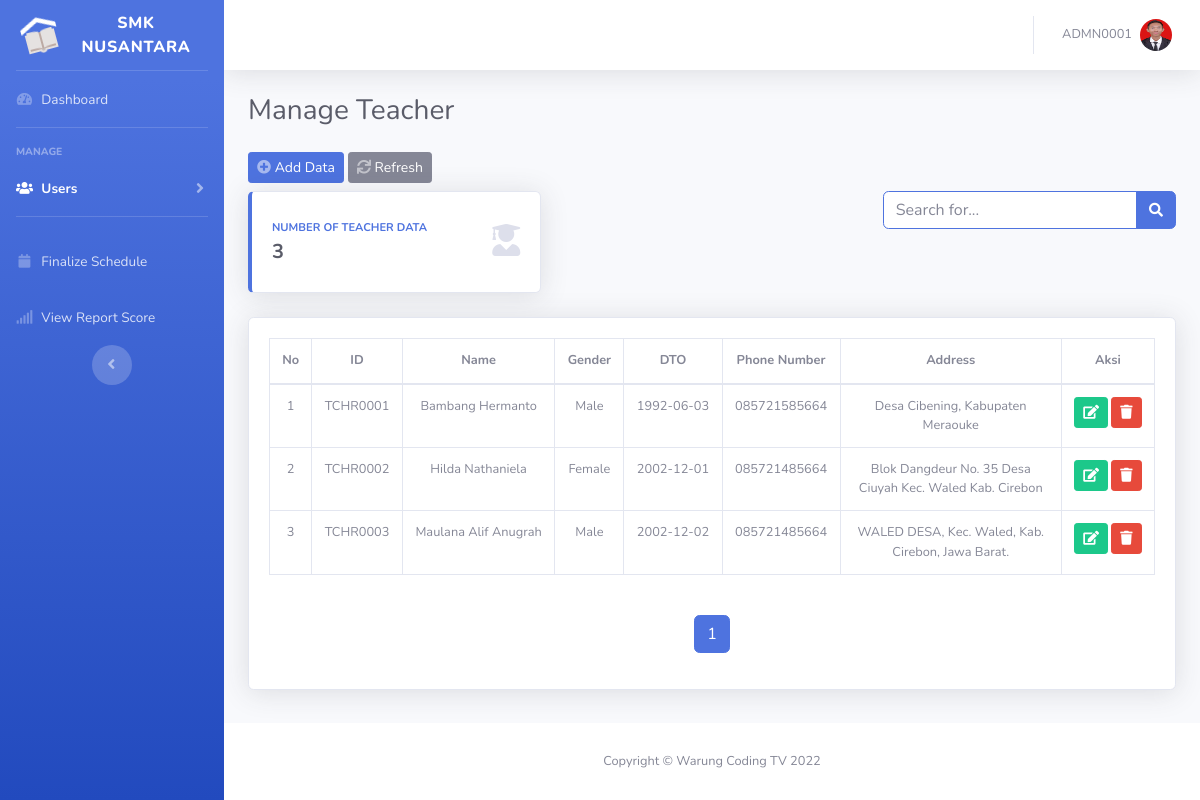
Screenshot of /admin/?menu=manage_teacher (signed in) with the database file from the repository.
### tables this page shows
CREATE TABLE `tbl_user` (
  `username` varchar(8) NOT NULL,
  `password` varchar(10) NOT NULL,
  `Name` varchar(50) DEFAULT NULL,
  `Photo` varchar(100) DEFAULT NULL,
  `role` enum('admin','teacher','student','') NOT NULL
);

CREATE TABLE `tbl_teacher` (
  `TeacherID` varchar(8) NOT NULL,
  `Username` varchar(8) DEFAULT NULL,
  `Name` varchar(50) NOT NULL,
  `PhoneNumber` varchar(12) NOT NULL,
  `DateOfBirth` date NOT NULL,
  `Gender` varchar(7) NOT NULL,
  `Address` varchar(100) NOT NULL
);

### admin/menu/manage_teacher.php (the view, shortened to what this page needs)
<?php
$qjumlah = mysqli_query($koneksi, "SELECT * FROM tbl_teacher");
$jumlah = mysqli_num_rows($qjumlah);
?>
<div class="d-sm-flex align-items-center justify-content-between mb-4">
    <h1 class="h3 mb-0 text-gray-800">Manage Teacher</h1>
</div>
<a href="?menu=add_teacher" class="btn btn-sm btn-primary mb-2">
    <span class="icon text-white-50">
        <i class="fas fa-plus-circle"></i>
    </span>
    Add Data
</a>
<a href="?menu=manage_teacher" class="btn btn-sm btn-secondary mb-2">
    <span class="icon text-white-50">
        <i class="fas fa-sync"></i>
    </span>
    Refresh
</a>
<div class="row justify-content-between">
    <div class="col-lg-4 mb-4">
        <div class="card border-left-primary shadow h-100 py-2">
            <div class="card-body">
                <div class="row no-gutters align-items-center">
                    <div class="col mr-2">
                        <div class="text-xs font-weight-bold text-primary text-uppercase mb-1">
                            Number of Teacher Data
                        </div>
                        <div class="h5 mb-0 font-weight-bold text-gray-800">
                            <?= $jumlah; ?>
                        </div>
                    </div>
                    <div class="col-auto">
                        <i class="fas fa-user-graduate fa-2x text-gray-300"></i>
                    </div>
                </div>
            </div>
        </div>
    </div>
    <div class="col-lg-4 mb-4">
        <form>
            <div class="input-group">
                <input type="text" class="form-control border-primary small" placeholder="Search for..." aria-label="Search" aria-describedby="basic-addon2">
                <div class="input-group-append">
                    <button class="btn btn-primary" type="button">
                        <i class="fas fa-search fa-sm"></i>
                    </button>
                </div>
            </div>
        </form>
    </div>
</div>
<div class="card shadow mb-4">
    <div class="card-body">
        <div class="table-responsive mb-4">
            <table class="table table-bordered text-center small" width="100%" cellspacing="0">
                <thead>
                    <tr>
                        <th>No</th>
                        <th>ID</th>
                        <th>Name</th>
                        <th>Gender</th>
                        <th>DTO</th>
                        <th>Phone Number</th>
                        <th class="w-25">Address</th>
                        <th>Aksi</th>
                    </tr>
                </thead>
                <tbody>
                    <?php
                    $batas = 10;
                    $hal = ceil($jumlah / $batas);
                    $page = (isset($_GET['hal'])) ? $_GET['hal'] : 1;
                    $posisi = ($page - 1) * $batas;
                    $no = 1 + $posisi;
                    if (isset($_POST['cari'])) {
                        if ($_POST['inputan'] == "") {
                            $q = mysqli_query($koneksi, "SELECT * FROM tbl_teacher limit $posisi, $batas");
                        } elseif ($_POST['inputan'] !== "") {
                            $q = mysqli_query($koneksi, "SELECT * FROM tbl_teacher WHERE Name LIKE '%$_POST[inputan]%' limit $posisi, $batas");
                        }
                    } else {
                        $q = mysqli_query($koneksi, "SELECT * FROM tbl_teacher limit $posisi, $batas");
                    }
                    $cek = mysqli_num_rows($q);
                    if ($cek < 1) {
                    ?>
                        <tr>
                            <td colspan="7">
                                <center>
                                    Data tidak Tersedia !
                                    <a href="" class="btn btn-sm btn-success"><i class="fas fa-sync-alt"></i></a>
                                </center>
                            </td>
                        </tr>
                        <?php
                    } else {
                        while ($data = mysqli_fetch_array($q)) {
                        ?>
                            <tr class="clickable-row">
                                <td><?= $no++; ?></td>
                                <td><?= $data['TeacherID']; ?></td>
                                <td><?= $data['Name']; ?></td>
                                <td class="text-capitalize"><?= $data['Gender']; ?></td>
                                <td><?= $data['DateOfBirth']; ?></td>
                                <td><?= $data['PhoneNumber']; ?></td>
                                <td><?= $data['Address']; ?></td>
                                <td>
                                    <a href="?menu=edit_teacher&teacherId=<?= $data['TeacherID']; ?>" class="btn btn-sm btn-success">
                                        <span class="icon text-white-75">
                                            <i class="fas fa-edit"></i>
                                        </span>
                                    </a>
                                    <button type="button" class="btn btn-sm btn-danger delete" id="delete" data-id="<?= $data['TeacherID']; ?>">
                                        <span class="icon text-white-75">
                                            <i class="fas fa-trash"></i>
                                        </span>
                                    </button>
                                </td>
                            </tr>
                    <?php
                        }
                    }
                    ?>
                </tbody>
            </table>
        </div>
        <nav aria-label="Page navigation example">
            <ul class="pagination justify-content-center">
                <?php
                for ($i = 1; $i <= $hal; $i++) {
                ?>
                    <li class="page-item <?php if ($page == $i) {
                                                echo "active";
                                            } ?>"><a class="page-link" href="?menu=manage_teacher&hal=<?= $i; ?>"><?= $i; ?></a></li>
                <?php
                }
                ?>
            </ul>
        </nav>
    </div>
</div>

### admin/index.php (shortened to what this page needs)
<?php
include "../inc/koneksi.php";
$qprofile = mysqli_query($koneksi, "SELECT * FROM tbl_user WHERE username = '$_SESSION[username]'");
$profile = mysqli_fetch_array($qprofile);
?>
<!DOCTYPE html>
<html lang="en">
<head>
    <link href="../assets/vendor/fontawesome-free/css/all.min.css" rel="stylesheet" type="text/css">
    <link href="../assets/css/sb-admin-2.min.css" rel="stylesheet">
</head>
<body id="page-top">
    <div id="wrapper">
        <ul class="navbar-nav bg-gradient-primary sidebar sidebar-dark accordion" id="accordionSidebar">
            <a class="sidebar-brand d-flex align-items-center justify-content-center" href="?">
                <div class="sidebar-brand-icon rotate-n-15">
                    <img src="../assets/img/brand.png" alt="">
                </div>
                <div class="sidebar-brand-text mx-3">SMK Nusantara</div>
            </a>
            <hr class="sidebar-divider my-0">
            <?php
            @$menu = $_GET['menu'];
            ?>
            <li class="nav-item <?php
                                if ($menu == "") {
                                    echo "active";
                                }
                                ?>">
                <a class="nav-link" href="?">
                    <i class="fas fa-fw fa-tachometer-alt"></i>
                    <span>Dashboard</span></a>
            </li>
            <hr class="sidebar-divider">
            <div class="sidebar-heading">
                Manage
            </div>
            <li class="nav-item <?php
                                if ($menu == "manage_student" || $menu == "add_student" || $menu == "eStudent" || $menu == "manage_teacher" || $menu == "add_teacher" || $menu == "eTeacher" || $menu == "manage_class" || $menu == "manage_schedule" || $menu == "add_schedule") {
                                    echo "active";
                                }
                                ?>">
                <a class="nav-link collapsed" href="#" data-toggle="collapse" data-target="#collapseTwo" aria-expanded="true" aria-controls="collapseTwo">
                    <i class="fas fa-fw fa-users"></i>
                    <span>Users</span>
                </a>
            </li>
            <hr class="sidebar-divider">
            <li class="nav-item <?php
                                if ($menu == "finalize_schedule") {
                                    echo "active";
                                }
                                ?>">
                <a class="nav-link" href="?menu=finalize_schedule">
                    <i class="fas fa-fw fa-calendar"></i>
                    <span>Finalize Schedule</span></a>
            </li>
            <li class="nav-item <?php
                                if ($menu == "report_score") {
                                    echo "active";
                                }
                                ?>">
                <a class="nav-link" href="?menu=report_score">
                    <i class="fas fa-fw fa-signal"></i>
                    <span>View Report Score</span></a>
            </li>
            <div class="text-center d-none d-md-inline">
                <button class="rounded-circle border-0" id="sidebarToggle"></button>
            </div>
        </ul>
        <div id="content-wrapper" class="d-flex flex-column">
            <div id="content">
                <nav class="navbar navbar-expand navbar-light bg-white topbar mb-4 static-top shadow">
                    <ul class="navbar-nav ml-auto">
                        <li class="nav-item dropdown no-arrow">
                            <a class="nav-link dropdown-toggle" href="#" id="userDropdown" role="button" data-toggle="dropdown" aria-haspopup="true" aria-expanded="false">
                                <span class="mr-2 d-none d-lg-inline text-gray-600 small"><?= $profile['username']; ?></span>
                                <img class="img-profile rounded-circle" src="../uploads/<?= $profile['Photo']; ?>" alt="">
                            </a>
                        </li>
                    </ul>
                </nav>
                <div class="container-fluid">
                    <?php
                    switch ($menu) {
                    ?>
                        <?php
                        case 'manage_teacher':
                            include "menu/manage_teacher.php";
                            break;
                        ?>
                    <?php
                    }
                    ?>
                </div>
            </div>
            <footer class="sticky-footer bg-white">
                <div class="container my-auto">
                    <div class="copyright text-center my-auto">
                        <span>Copyright &copy; Warung Coding TV 2022</span>
                    </div>
                </div>
            </footer>
        </div>
    </div>
</body>
</html>

### rows the page displays
tbl_user: username "ADMN0001", Photo (picture)
tbl_teacher: TeacherID "TCHR0001", Name "Bambang Hermanto", Gender "Male", DateOfBirth "1992-06-03", PhoneNumber "085721585664", Address "Desa Cibening, Kabupaten Meraouke"
tbl_teacher: TeacherID "TCHR0002", Name "Hilda Nathaniela", Gender "Female", DateOfBirth "2002-12-01", PhoneNumber "085721485664", Address "Blok Dangdeur No. 35 Desa Ciuyah Kec. Waled Kab. Cirebon"
tbl_teacher: TeacherID "TCHR0003", Name "Maulana Alif Anugrah", Gender "Male", DateOfBirth "2002-12-02", PhoneNumber "085721485664", Address "WALED DESA, Kec. Waled, Kab. Cirebon, Jawa Barat."

### other values shown
$jumlah "3"
